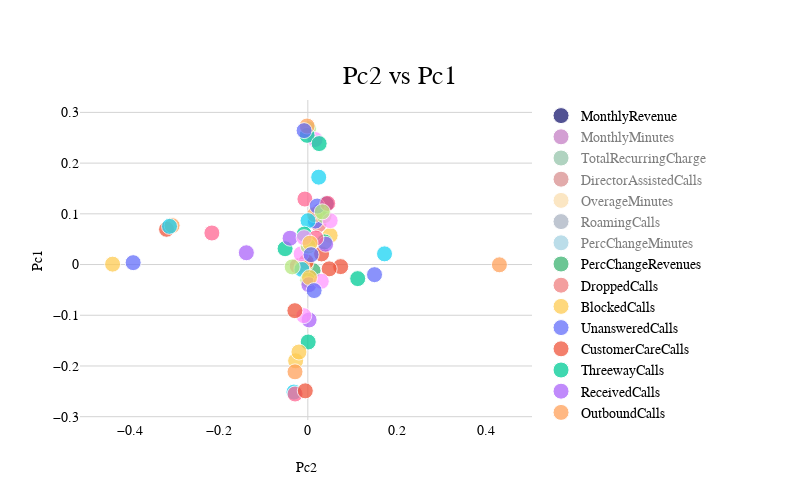

The cell this chart's notebook holds for it:
### Code cell
viz.plotlys(pcs, 'PC2', 'PC1', kind = 'Scat', group = 'var', width = 800)

### Figure 1 — Plotly figure (JSON) as saved in the notebook; plotly's stock layout.template omitted (floating-point values rounded to 4 significant figures)
{"data": [{"marker": {"color": "midnightblue", "line": {"color": "white", "width": 1}, "size": 16}, "mode": "markers", "name": "MonthlyRevenue", "opacity": 0.75, "type": "scatter", "x": [0.04178], "y": [0.1197]}, {"marker": {"color": "darkmagenta", "line": {"color": "white", "width": 1}, "size": 16}, "mode": "markers", "name": "MonthlyMinutes", "opacity": 0.75, "type": "scatter", "visible": "legendonly", "x": [0.04028], "y": [0.1093]}, {"marker": {"color": "seagreen", "line": {"color": "white", "width": 1}, "size": 16}, "mode": "markers", "name": "TotalRecurringCharge", "opacity": 0.75, "type": "scatter", "visible": "legendonly", "x": [0.03047], "y": [0.07176]}, {"marker": {"color": "firebrick", "line": {"color": "white", "width": 1}, "size": 16}, "mode": "markers", "name": "DirectorAssistedCalls", "opacity": 0.75, "type": "scatter", "visible": "legendonly", "x": [-0.002439], "y": [0.07116]}, {"marker": {"color": "#f4bc61", "line": {"color": "white", "width": 1}, "size": 16}, "mode": "markers", "name": "OverageMinutes", "opacity": 0.75, "type": "scatter", "visible": "legendonly", "x": [0.04716], "y": [0.1109]}, {"marker": {"color": "#546886", "line": {"color": "white", "width": 1}, "size": 16}, "mode": "markers", "name": "RoamingCalls", "opacity": 0.75, "type": "scatter", "visible": "legendonly", "x": [0.02633], "y": [0.02601]}, {"marker": {"color": "#4ba4c6", "line": {"color": "white", "width": 1}, "size": 16}, "mode": "markers", "name": "PercChangeMinutes", "opacity": 0.75, "type": "scatter", "visible": "legendonly", "x": [0.004955], "y": [-0.01536]}, {"marker": {"color": "mediumseagreen", "line": {"color": "white", "width": 1}, "size": 16}, "mode": "markers", "name": "PercChangeRevenues", "opacity": 0.75, "type": "scatter", "x": [0.01188], "y": [-0.01212]}, {"marker": {"color": "lightcoral", "line": {"color": "white", "width": 1}, "size": 16}, "mode": "markers", "name": "DroppedCalls", "opacity": 0.75, "type": "scatter", "x": [0.02463], "y": [0.07845]}, {"marker": {"line": {"color": "white", "width": 1}, "size": 16}, "mode": "markers", "name": "BlockedCalls", "opacity": 0.75, "type": "scatter", "x": [0.05028], "y": [0.05745]}, {"marker": {"line": {"color": "white", "width": 1}, "size": 16}, "mode": "markers", "name": "UnansweredCalls", "opacity": 0.75, "type": "scatter", "x": [0.01686], "y": [0.08561]}, {"marker": {"line": {"color": "white", "width": 1}, "size": 16}, "mode": "markers", "name": "CustomerCareCalls", "opacity": 0.75, "type": "scatter", "x": [0.03093], "y": [0.02099]}, {"marker": {"line": {"color": "white", "width": 1}, "size": 16}, "mode": "markers", "name": "ThreewayCalls", "opacity": 0.75, "type": "scatter", "x": [0.03754], "y": [0.04459]}, {"marker": {"line": {"color": "white", "width": 1}, "size": 16}, "mode": "markers", "name": "ReceivedCalls", "opacity": 0.75, "type": "scatter", "x": [0.02571], "y": [0.1047]}, {"marker": {"line": {"color": "white", "width": 1}, "size": 16}, "mode": "markers", "name": "OutboundCalls", "opacity": 0.75, "type": "scatter", "x": [0.01541], "y": [0.09848]}, {"marker": {"line": {"color": "white", "width": 1}, "size": 16}, "mode": "markers", "name": "InboundCalls", "opacity": 0.75, "type": "scatter", "x": [0.0004946], "y": [0.08646]}, {"marker": {"line": {"color": "white", "width": 1}, "size": 16}, "mode": "markers", "name": "PeakCallsInOut", "opacity": 0.75, "type": "scatter", "x": [-0.006558], "y": [0.1291]}, {"marker": {"line": {"color": "white", "width": 1}, "size": 16}, "mode": "markers", "name": "OffPeakCallsInOut", "opacity": 0.75, "type": "scatter", "x": [0.03662], "y": [0.09637]}, {"marker": {"line": {"color": "white", "width": 1}, "size": 16}, "mode": "markers", "name": "DroppedBlockedCalls", "opacity": 0.75, "type": "scatter", "x": [0.05029], "y": [0.0865]}, {"marker": {"line": {"color": "white", "width": 1}, "size": 16}, "mode": "markers", "name": "CallForwardingCalls", "opacity": 0.75, "type": "scatter", "x": [-0.005453], "y": [0.0002576]}, {"marker": {"line": {"color": "white", "width": 1}, "size": 16}, "mode": "markers", "name": "CallWaitingCalls", "opacity": 0.75, "type": "scatter", "x": [0.02101], "y": [0.1154]}, {"marker": {"line": {"color": "white", "width": 1}, "size": 16}, "mode": "markers", "name": "MonthsInService", "opacity": 0.75, "type": "scatter", "x": [-0.3178], "y": [0.06951]}, {"marker": {"line": {"color": "white", "width": 1}, "size": 16}, "mode": "markers", "name": "UniqueSubs", "opacity": 0.75, "type": "scatter", "x": [-0.05114], "y": [0.03122]}, {"marker": {"line": {"color": "white", "width": 1}, "size": 16}, "mode": "markers", "name": "ActiveSubs", "opacity": 0.75, "type": "scatter", "x": [-0.03988], "y": [0.05191]}, {"marker": {"line": {"color": "white", "width": 1}, "size": 16}, "mode": "markers", "name": "Handsets", "opacity": 0.75, "type": "scatter", "x": [-0.3053], "y": [0.07674]}, {"marker": {"line": {"color": "white", "width": 1}, "size": 16}, "mode": "markers", "name": "HandsetModels", "opacity": 0.75, "type": "scatter", "x": [-0.3111], "y": [0.07528]}, {"marker": {"line": {"color": "white", "width": 1}, "size": 16}, "mode": "markers", "name": "CurrentEquipmentDays", "opacity": 0.75, "type": "scatter", "x": [-0.0238], "y": [-0.002758]}, {"marker": {"line": {"color": "white", "width": 1}, "size": 16}, "mode": "markers", "name": "AgeHH1", "opacity": 0.75, "type": "scatter", "x": [0.001536], "y": [0.2676]}, {"marker": {"line": {"color": "white", "width": 1}, "size": 16}, "mode": "markers", "name": "AgeHH2", "opacity": 0.75, "type": "scatter", "x": [0.01636], "y": [0.2465]}, {"marker": {"line": {"color": "white", "width": 1}, "size": 16}, "mode": "markers", "name": "RetentionCalls", "opacity": 0.75, "type": "scatter", "x": [-0.4392], "y": [0.0007748]}, {"marker": {"line": {"color": "white", "width": 1}, "size": 16}, "mode": "markers", "name": "RetentionOffersAccepted", "opacity": 0.75, "type": "scatter", "x": [-0.3929], "y": [0.003712]}, {"marker": {"line": {"color": "white", "width": 1}, "size": 16}, "mode": "markers", "name": "ReferralsMadeBySubscriber", "opacity": 0.75, "type": "scatter", "x": [-0.003589], "y": [0.005704]}, {"marker": {"line": {"color": "white", "width": 1}, "size": 16}, "mode": "markers", "name": "IncomeGroup", "opacity": 0.75, "type": "scatter", "x": [-0.001627], "y": [0.2548]}, {"marker": {"line": {"color": "white", "width": 1}, "size": 16}, "mode": "markers", "name": "AdjustmentsToCreditRating", "opacity": 0.75, "type": "scatter", "x": [-0.1383], "y": [0.02324]}, {"marker": {"line": {"color": "white", "width": 1}, "size": 16}, "mode": "markers", "name": "AvgMinsArea", "opacity": 0.75, "type": "scatter", "x": [-0.01286], "y": [-0.005699]}, {"marker": {"line": {"color": "white", "width": 1}, "size": 16}, "mode": "markers", "name": "MedianRevArea", "opacity": 0.75, "type": "scatter", "x": [-0.01338], "y": [-0.0097]}, {"marker": {"line": {"color": "white", "width": 1}, "size": 16}, "mode": "markers", "name": "IndexedRev", "opacity": 0.75, "type": "scatter", "x": [0.04468], "y": [0.1206]}, {"marker": {"line": {"color": "white", "width": 1}, "size": 16}, "mode": "markers", "name": "OverPay", "opacity": 0.75, "type": "scatter", "x": [0.03257], "y": [0.1039]}, {"marker": {"line": {"color": "white", "width": 1}, "size": 16}, "mode": "markers", "name": "HandsetPrice", "opacity": 0.75, "type": "scatter", "x": [-0.01509], "y": [0.02105]}, {"marker": {"line": {"color": "white", "width": 1}, "size": 16}, "mode": "markers", "name": "ChildrenInHH_i_e_No", "opacity": 0.75, "type": "scatter", "x": [-0.02741], "y": [-0.1898]}, {"marker": {"line": {"color": "white", "width": 1}, "size": 16}, "mode": "markers", "name": "HandsetRefurbished_i_e_No", "opacity": 0.75, "type": "scatter", "x": [0.1501], "y": [-0.01995]}, {"marker": {"line": {"color": "white", "width": 1}, "size": 16}, "mode": "markers", "name": "HandsetWebCapable_i_e_Yes", "opacity": 0.75, "type": "scatter", "x": [0.07388], "y": [-0.004083]}, {"marker": {"line": {"color": "white", "width": 1}, "size": 16}, "mode": "markers", "name": "TruckOwner_i_e_No", "opacity": 0.75, "type": "scatter", "x": [0.0008838], "y": [-0.1527]}, {"marker": {"line": {"color": "white", "width": 1}, "size": 16}, "mode": "markers", "name": "RVOwner_i_e_No", "opacity": 0.75, "type": "scatter", "x": [0.002913], "y": [-0.1092]}, {"marker": {"line": {"color": "white", "width": 1}, "size": 16}, "mode": "markers", "name": "Homeownership_i_e_Known", "opacity": 0.75, "type": "scatter", "x": [-0.001612], "y": [0.2732]}, {"marker": {"line": {"color": "white", "width": 1}, "size": 16}, "mode": "markers", "name": "BuysViaMailOrder_i_e_No", "opacity": 0.75, "type": "scatter", "x": [-0.0312], "y": [-0.2515]}, {"marker": {"line": {"color": "white", "width": 1}, "size": 16}, "mode": "markers", "name": "RespondsToMailOffers_i_e_No", "opacity": 0.75, "type": "scatter", "x": [-0.02865], "y": [-0.2553]}, {"marker": {"line": {"color": "white", "width": 1}, "size": 16}, "mode": "markers", "name": "OptOutMailings_i_e_No", "opacity": 0.75, "type": "scatter", "x": [-5.241e-05], "y": [-0.03077]}, {"marker": {"line": {"color": "white", "width": 1}, "size": 16}, "mode": "markers", "name": "NonUSTravel_i_e_No", "opacity": 0.75, "type": "scatter", "x": [-0.008971], "y": [-0.1008]}, {"marker": {"line": {"color": "white", "width": 1}, "size": 16}, "mode": "markers", "name": "OwnsComputer_i_e_No", "opacity": 0.75, "type": "scatter", "x": [-0.01997], "y": [-0.1724]}, {"marker": {"line": {"color": "white", "width": 1}, "size": 16}, "mode": "markers", "name": "HasCreditCard_i_e_Yes", "opacity": 0.75, "type": "scatter", "x": [-0.008351], "y": [0.264]}, {"marker": {"line": {"color": "white", "width": 1}, "size": 16}, "mode": "markers", "name": "NewCellphoneUser_i_e_No", "opacity": 0.75, "type": "scatter", "x": [0.04797], "y": [-0.008508]}, {"marker": {"line": {"color": "white", "width": 1}, "size": 16}, "mode": "markers", "name": "NotNewCellphoneUser_i_e_No", "opacity": 0.75, "type": "scatter", "x": [0.1123], "y": [-0.02776]}, {"marker": {"line": {"color": "white", "width": 1}, "size": 16}, "mode": "markers", "name": "OwnsMotorcycle_i_e_No", "opacity": 0.75, "type": "scatter", "x": [0.00237], "y": [-0.03974]}, {"marker": {"line": {"color": "white", "width": 1}, "size": 16}, "mode": "markers", "name": "MadeCallToRetentionTeam_i_e_No", "opacity": 0.75, "type": "scatter", "x": [0.431], "y": [-0.0005348]}, {"marker": {"line": {"color": "white", "width": 1}, "size": 16}, "mode": "markers", "name": "CreditRating_i_e_2-High", "opacity": 0.75, "type": "scatter", "x": [0.1725], "y": [0.02105]}, {"marker": {"line": {"color": "white", "width": 1}, "size": 16}, "mode": "markers", "name": "CreditRating_i_e_1-Highest", "opacity": 0.75, "type": "scatter", "x": [-0.2158], "y": [0.06221]}, {"marker": {"line": {"color": "white", "width": 1}, "size": 16}, "mode": "markers", "name": "CreditRating_i_e_3-Good", "opacity": 0.75, "type": "scatter", "x": [-0.03519], "y": [-0.004665]}, {"marker": {"line": {"color": "white", "width": 1}, "size": 16}, "mode": "markers", "name": "CreditRating_i_e_5-Low", "opacity": 0.75, "type": "scatter", "x": [0.03033], "y": [-0.0331]}, {"marker": {"line": {"color": "white", "width": 1}, "size": 16}, "mode": "markers", "name": "CreditRating_i_e_4-Medium", "opacity": 0.75, "type": "scatter", "x": [0.003774], "y": [-0.02558]}, {"marker": {"line": {"color": "white", "width": 1}, "size": 16}, "mode": "markers", "name": "CreditRating_i_e_7-Lowest", "opacity": 0.75, "type": "scatter", "x": [0.01415], "y": [-0.05131]}, {"marker": {"line": {"color": "white", "width": 1}, "size": 16}, "mode": "markers", "name": "PrizmCode_i_e_Other", "opacity": 0.75, "type": "scatter", "x": [-0.02912], "y": [-0.09098]}, {"marker": {"line": {"color": "white", "width": 1}, "size": 16}, "mode": "markers", "name": "PrizmCode_i_e_Suburban", "opacity": 0.75, "type": "scatter", "x": [-0.008136], "y": [0.05995]}, {"marker": {"line": {"color": "white", "width": 1}, "size": 16}, "mode": "markers", "name": "PrizmCode_i_e_Town", "opacity": 0.75, "type": "scatter", "x": [0.04004], "y": [0.0401]}, {"marker": {"line": {"color": "white", "width": 1}, "size": 16}, "mode": "markers", "name": "Occupation_i_e_Other", "opacity": 0.75, "type": "scatter", "x": [-0.02883], "y": [-0.2116]}, {"marker": {"line": {"color": "white", "width": 1}, "size": 16}, "mode": "markers", "name": "Occupation_i_e_Professional", "opacity": 0.75, "type": "scatter", "x": [0.02448], "y": [0.1723]}, {"marker": {"line": {"color": "white", "width": 1}, "size": 16}, "mode": "markers", "name": "Occupation_i_e_Crafts", "opacity": 0.75, "type": "scatter", "x": [0.01811], "y": [0.05221]}, {"marker": {"line": {"color": "white", "width": 1}, "size": 16}, "mode": "markers", "name": "Occupation_i_e_Clerical", "opacity": 0.75, "type": "scatter", "x": [0.0006861], "y": [0.03658]}, {"marker": {"line": {"color": "white", "width": 1}, "size": 16}, "mode": "markers", "name": "Occupation_i_e_Self", "opacity": 0.75, "type": "scatter", "x": [-0.008358], "y": [0.05293]}, {"marker": {"line": {"color": "white", "width": 1}, "size": 16}, "mode": "markers", "name": "Occupation_i_e_Retired", "opacity": 0.75, "type": "scatter", "x": [0.00488], "y": [0.04219]}, {"marker": {"line": {"color": "white", "width": 1}, "size": 16}, "mode": "markers", "name": "Occupation_i_e_Student", "opacity": 0.75, "type": "scatter", "x": [0.00726], "y": [0.01942]}, {"marker": {"line": {"color": "white", "width": 1}, "size": 16}, "mode": "markers", "name": "MaritalStatus_i_e_Unknown", "opacity": 0.75, "type": "scatter", "x": [-0.005698], "y": [-0.249]}, {"marker": {"line": {"color": "white", "width": 1}, "size": 16}, "mode": "markers", "name": "MaritalStatus_i_e_Yes", "opacity": 0.75, "type": "scatter", "x": [0.02549], "y": [0.2385]}], "layout": {"bargap": 0.3, "height": 500, "hovermode": "x", "legend": {"font": {"color": "#000", "family": "Arial, sans-serif", "size": 14}}, "paper_bgcolor": "white", "plot_bgcolor": "white", "title": {"font": {"color": "black", "family": "Arial, sans-serif", "size": 26}, "text": "<br>Pc2 vs Pc1<br>", "x": 0.5, "xanchor": "center"}, "width": 800, "xaxis": {"automargin": true, "autorange": true, "hoverformat": ".1f", "mirror": "ticks", "range": [-0.5137, 0.5055], "tickangle": 0, "tickfont": {"color": "black", "family": "Arial, sans-serif", "size": 14}, "title": {"font": {"color": "black", "family": "Arial, sans-serif", "size": 14}, "text": "Pc2"}, "type": "linear", "zeroline": true, "zerolinecolor": "LightGrey", "zerolinewidth": 1}, "yaxis": {"automargin": true, "autorange": true, "gridcolor": "LightGrey", "gridwidth": 1, "hoverformat": ".1f", "mirror": "ticks", "range": [-0.3065, 0.3244], "showgrid": true, "tickfont": {"color": "black", "family": "Arial, sans-serif", "size": 14}, "title": {"font": {"color": "black", "family": "Arial, sans-serif", "size": 14}, "text": "Pc1"}, "type": "linear", "zeroline": true, "zerolinecolor": "LightGrey", "zerolinewidth": 1}}}
